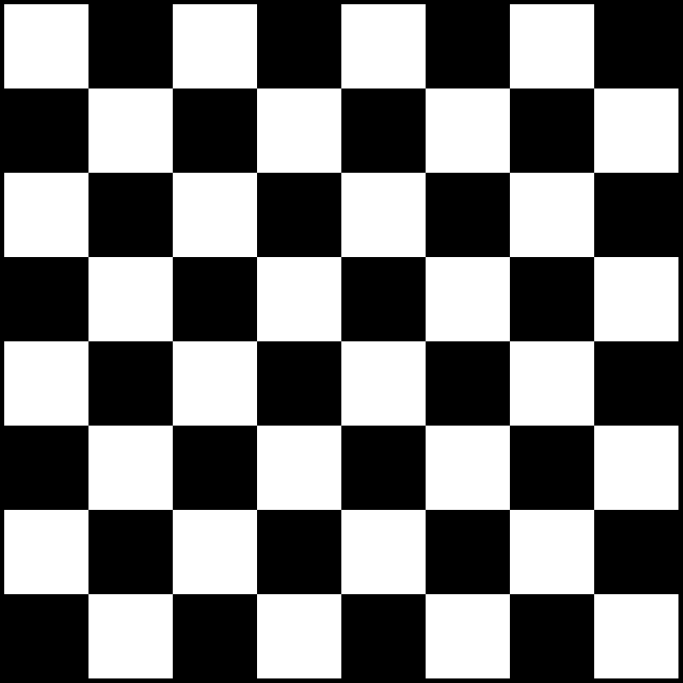
#> input picture assets/chessboard.png, 2048 x 2048 px (shown at 1/3 size)
$ python corners.py
#> lines starting #> are read from the running program, lines starting #| are printed output that depends on the picture; after the words box and inside, x2 and y2 are one past the last pixel; in counts of white or black regions, pixels touching at a corner belong together
import numpy as np
import cv2

img=cv2.imread('assets/chessboard.png')
#> img is the input picture: shape (2048, 2048, 3); min 0, max 255, mean 124.4
img=cv2.resize(img, (0, 0), fx=0.4, fy=0.4) #resizing for convenience
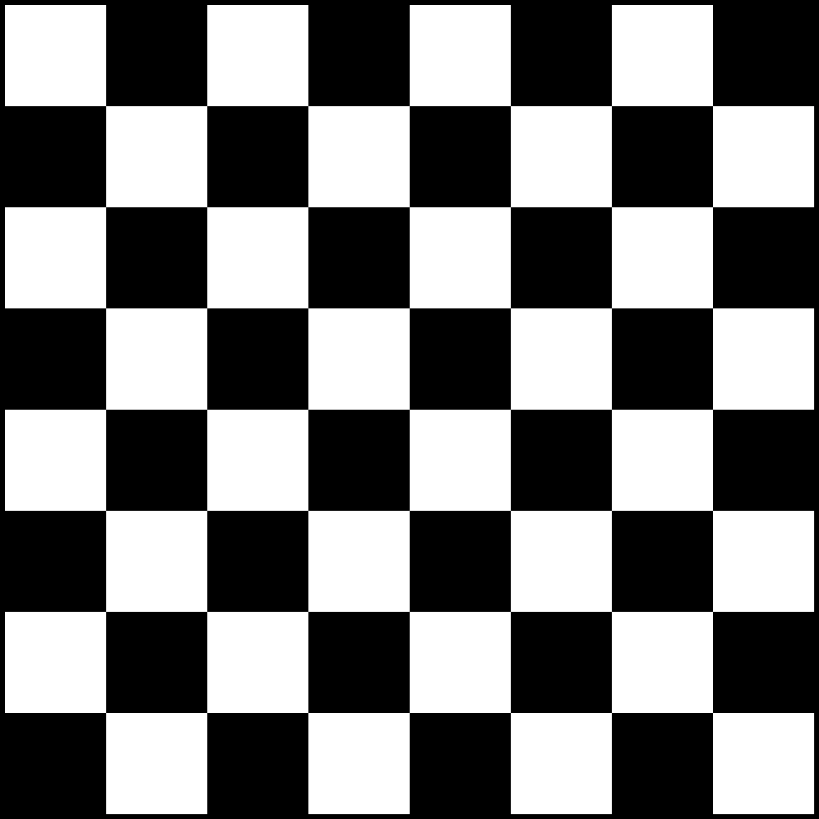
#> img: shape (819, 819, 3); min 0, max 255, mean 124.4
grey=cv2.cvtColor(img, cv2.COLOR_BGR2GRAY) #grayscale image is preferred

corners=cv2.goodFeaturesToTrack(grey, 100, 0.5, 10) #returns corners from the image
#> corners = 79 rows, first 8: [713, 713], [611, 713], [713, 611], [612, 612], [106, 713], [713, 510], [713, 106], [510, 712]
corners=np.int0(corners) #convert float-values returned in array to int
for corner in corners:
    x, y=corner.ravel() #flattens the array
    cv2.circle(img, (x, y), 5, (0, 0, 255), -1) #draws a red-filled circle around detected corners
#> this loop made 79 passes
#> (x, y) on passes 1 to 12: (713, 713), (611, 713), (713, 611), (612, 612), (106, 713), (713, 510), (713, 106), (510, 712), (511, 612), (612, 511), (105, 612), (612, 105)
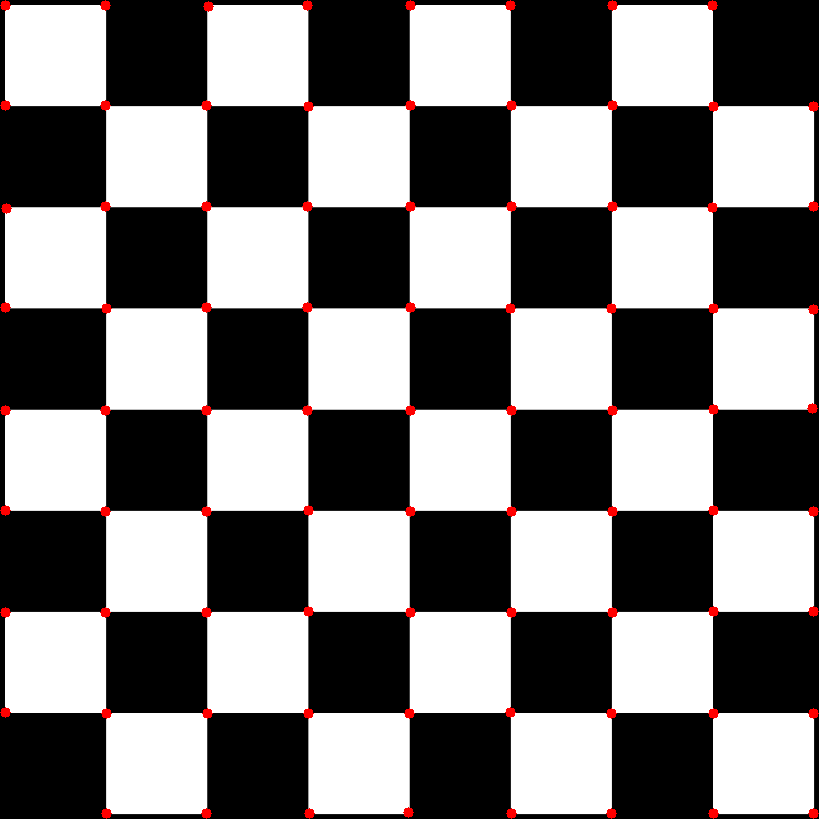
#> img: shape (819, 819, 3); 0.95% of pixels changed, all inside (x1, y1, x2, y2) = (0, 0, 819, 819)

for i in range(len(corners)):
    for j in range(i+1, len(corners)):
        corner1=tuple(corners[i][0])
        corner2=tuple(corners[j][0])
        color=tuple(map(lambda x: int(x), np.random.randint(0, 255, size=3))) #generates random color and maps NumPy integers into Python lib int values
        cv2.line(img, corner1, corner2, color, 1)
#> this loop made 79 passes
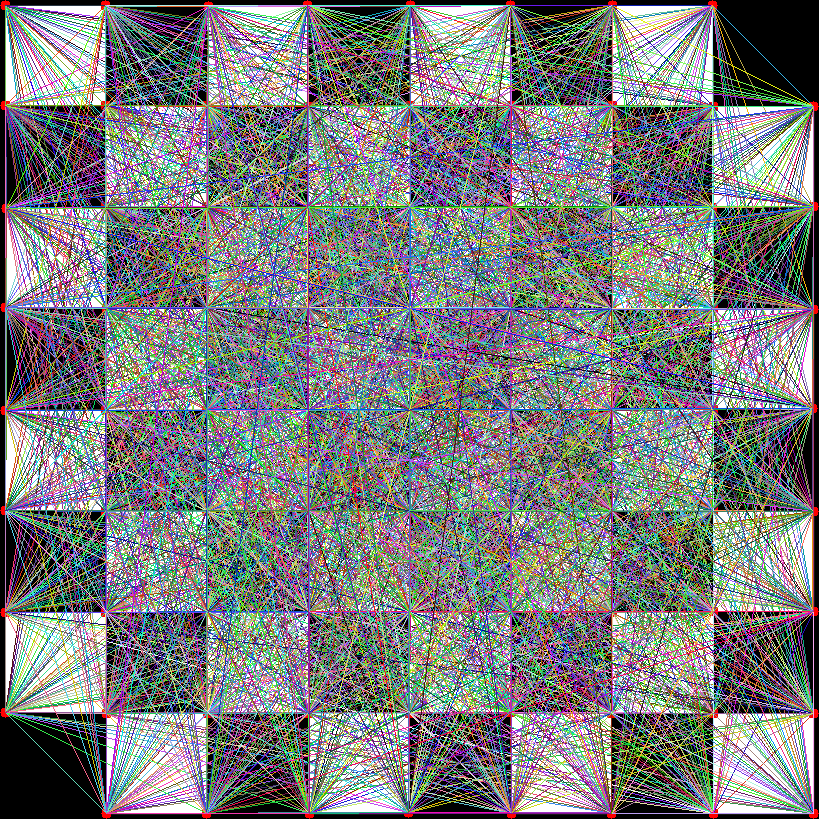
#> img: shape (819, 819, 3); mean B, G, R 125, 124.1, 122.4

cv2.imshow('Chess-Board', img)
cv2.waitKey(0)
cv2.destroyAllWindows()
